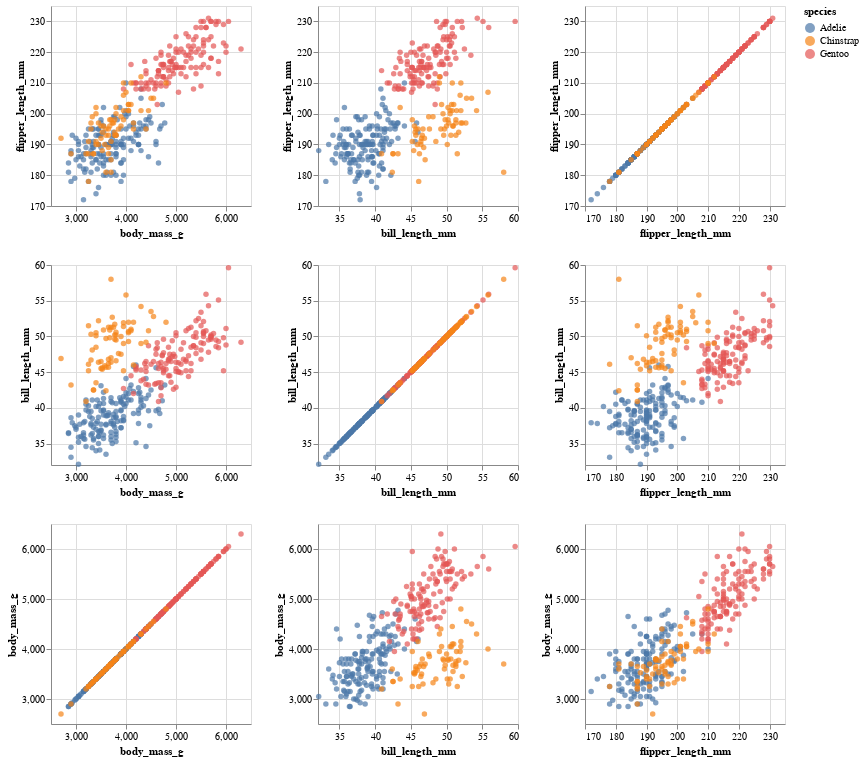

This figure's notebook cell:
### Markdown cell above
We'll use [a repeated chart](https://altair-viz.github.io/user_guide/compound_charts.html#repeat-chart) that repeats variables across rows and columns.

Use a conditional color again, based on a brush selection.

### Code cell
# Setup the selection brush
brush = alt.selection(type="interval", resolve="global")

# Setup the chart
(
    alt.Chart(penguins)
    .mark_circle()
    .encode(
        x=alt.X(alt.repeat("column"), type="quantitative", scale=alt.Scale(zero=False)),
        y=alt.Y(alt.repeat("row"), type="quantitative", scale=alt.Scale(zero=False)),
        color=alt.condition(
            brush, "species:N", alt.value("lightgray")
        ),  # conditional color
    )
    .properties(
        width=200,
        height=200,
    )
    .add_params(brush)
    .repeat(  # repeat variables across rows and columns
        row=["flipper_length_mm", "bill_length_mm", "body_mass_g"],
        column=["body_mass_g", "bill_length_mm", "flipper_length_mm"],
    )
)

### Figure 1 — Vega-Lite specification as saved in the notebook (floating-point values rounded to 4 significant figures; data arrays with more than 128 entries replaced by an {"elided": "..."} marker saying what was removed)
{"config": {"view": {"continuousWidth": 300, "continuousHeight": 300}}, "repeat": {"column": ["body_mass_g", "bill_length_mm", "flipper_length_mm"], "row": ["flipper_length_mm", "bill_length_mm", "body_mass_g"]}, "spec": {"data": {"name": "data-6e6be28484bfcb7bdf9764c3163fc5aa"}, "mark": {"type": "circle"}, "encoding": {"color": {"condition": {"param": "param_6", "field": "species", "type": "nominal"}, "value": "lightgray"}, "x": {"field": {"repeat": "column"}, "scale": {"zero": false}, "type": "quantitative"}, "y": {"field": {"repeat": "row"}, "scale": {"zero": false}, "type": "quantitative"}}, "height": 200, "name": "view_3", "width": 200}, "params": [{"name": "param_6", "select": {"type": "interval", "resolve": "global"}, "views": ["view_3_child__row_flipper_length_mmcolumn_body_mass_g", "view_3_child__row_flipper_length_mmcolumn_bill_length_mm", "view_3_child__row_flipper_length_mmcolumn_flipper_length_mm", "view_3_child__row_bill_length_mmcolumn_body_mass_g", "view_3_child__row_bill_length_mmcolumn_bill_length_mm", "view_3_child__row_bill_length_mmcolumn_flipper_length_mm", "view_3_child__row_body_mass_gcolumn_body_mass_g", "view_3_child__row_body_mass_gcolumn_bill_length_mm", "view_3_child__row_body_mass_gcolumn_flipper_length_mm"]}], "$schema": "https://vega.github.io/schema/vega-lite/v5.14.1.json", "datasets": {"data-6e6be28484bfcb7bdf9764c3163fc5aa": {"elided": "344 records"}}}
